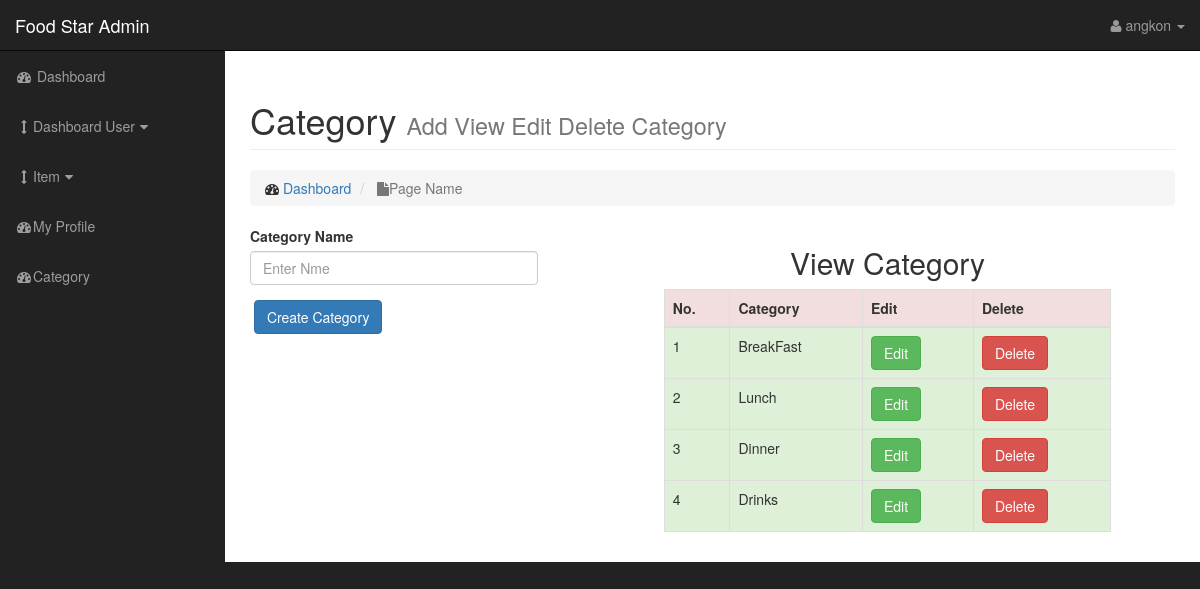
The app's page /admin/category_add.php (signed in) with its own data.
### tables this page shows
CREATE TABLE `category` (
  `cat_id` int(11) NOT NULL,
  `cat_title` varchar(255) NOT NULL
);

### lib/database.php (called while the page is built, shortened)
<?php
Class Database{
	public $host   = DB_HOST;
	public $user   = DB_USER;
	public $pass   = DB_PASS;
	public $dbname = DB_NAME;
	public $link;
	private function connectDB(){
	$this->link = new mysqli($this->host, $this->user, $this->pass, $this->dbname);
 }
	public function select($query){
		$result = $this->link->query($query) or die($this->link->error.__LINE__);
		if($result->num_rows > 0){
			return $result;
		} else {
			return false;
		}
	}
}

### admin/category_add.php (the view, shortened to what this page needs)
<?php include "include/header.php" ?>
            <?php include "include/sidebar.php" ?>
        <div id="page-wrapper">
            <div class="container-fluid">
                <div class="row">
                    <div class="col-lg-12">
                        <h1 class="page-header">
                            Category
                            <small>Add </small>
                            <small>View </small>
                            <small>Edit </small>
                            <small>Delete Category</small>
                        </h1>
                        <ol class="breadcrumb">
                            <li>
                                <i class="fa fa-dashboard"></i>  <a href="index.php">Dashboard</a>
                            </li>
                            <li class="active">
                                <i class="fa fa-file"></i>Page Name
                            </li>
                        </ol>
                       <div class="row">
                           <div class="col-md-4">
                                 <form role="form" action="category_add.php" method="post">
                                    <div class="form-group">
                                        <label>Category Name</label>
                                        <input type="text" name="cat_name" class="form-control" placeholder="Enter Nme">
                                    </div>
                                     <div class="form-group">
                                        <input type="submit" value="Create Category" name="create_cat" class="btn btn-primary">
                                    </div>
                                 </form>
                           </div>
                            <div class="col-md-6" style="margin-left: 10%;">
                                <h2 style="text-align: center;">View Category</h2>
                                <div class="table-responsive">
                                    <table class="table table-bordered table-hover table-striped">
                                        <thead>
                                            <tr class="danger">
                                                <th>No.</th>
                                                <th>Category</th>
                                                <th>Edit</th>
                                                <th>Delete</th>
                                            </tr>
                                        </thead>
                                        <tbody>
                                                 <?php
                                                        $query = "select * from category ";
                                                        $cat_result = $db->select($query);
                                                        if ($cat_result) {
                                                            $i=1;
                                                            while ($row = $cat_result->fetch_assoc()) {
                                                                $cat_id = $row['cat_id'];
                                                                $cat_title = $row['cat_title'];
                                                     ?>
                                                <tr class="success">
                                                    <td><?php echo $i; ?></td>
                                                    <td><?php echo $cat_title; ?></td>
                                                    <td><a href="category_edit.php?edit_cat_id=<?php echo $cat_id; ?> "><button type="submit" class="btn btn-success">Edit</button></a></td>
                                                    <td><a onclick="return confirm('Are you sure to delete?')" href="category_add.php?del_cat_id=<?php echo $cat_id; ?>"><button type="submit" class="btn btn-danger">Delete</button></a></td>
                                                </tr>
                                                <?php $i++; }
                                                    }
                                                ?>
                                        </tbody>
                                    </table>
                                </div>
                           </div>
                       </div>
                    </div>
                </div>
            </div>
        </div>
<?php include "include/footer.php" ?>

### admin/css/sb-admin.css (style rules this page uses)
body { margin-top: 100px; background-color: #222; }
@media (min-width:768px) { body { margin-top: 50px; } }
#page-wrapper { width: 100%; padding: 0; background-color: #fff; }
@media (min-width:768px) { #page-wrapper { padding: 10px; } }

### records on screen
category: cat_title "BreakFast"
category: cat_title "Lunch"
category: cat_title "Dinner"
category: cat_title "Drinks"

### other values on screen
$username "angkon"
